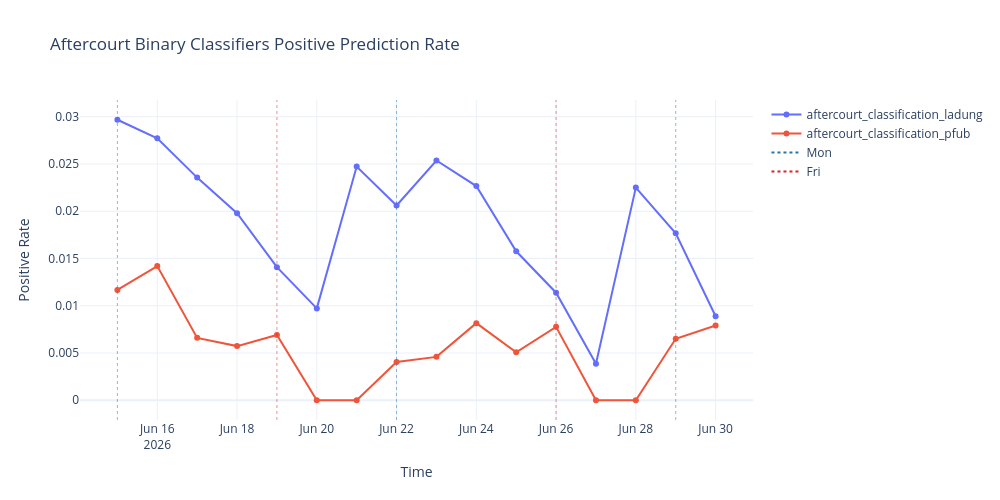

Here is the notebook cell this chart was saved with:
### Code cell
plot_time_series(df, title="Aftercourt Binary Classifiers Positive Prediction Rate", ylabel="Positive Rate")

### Figure 1 — Plotly figure (JSON) as saved in the notebook; plotly's stock layout.template omitted (floating-point values rounded to 4 significant figures)
{"data": [{"hovertemplate": "Metric=aftercourt_classification_ladung<br>Time=%{x}<br>Positive Rate=%{y}<extra></extra>", "legendgroup": "aftercourt_classification_ladung", "line": {"color": "#636efa", "dash": "solid"}, "marker": {"symbol": "circle"}, "mode": "lines+markers", "name": "aftercourt_classification_ladung", "orientation": "v", "showlegend": true, "type": "scatter", "x": ["2026-06-15T00:00:00.000000000", "2026-06-16T00:00:00.000000000", "2026-06-17T00:00:00.000000000", "2026-06-18T00:00:00.000000000", "2026-06-19T00:00:00.000000000", "2026-06-20T00:00:00.000000000", "2026-06-21T00:00:00.000000000", "2026-06-22T00:00:00.000000000", "2026-06-23T00:00:00.000000000", "2026-06-24T00:00:00.000000000", "2026-06-25T00:00:00.000000000", "2026-06-26T00:00:00.000000000", "2026-06-27T00:00:00.000000000", "2026-06-28T00:00:00.000000000", "2026-06-29T00:00:00.000000000", "2026-06-30T00:00:00.000000000"], "xaxis": "x", "y": [0.02968, 0.02772, 0.02356, 0.01979, 0.01408, 0.00972, 0.02473, 0.02061, 0.02537, 0.02266, 0.01576, 0.01138, 0.00386, 0.0225, 0.01767, 0.00889], "yaxis": "y"}, {"hovertemplate": "Metric=aftercourt_classification_pfub<br>Time=%{x}<br>Positive Rate=%{y}<extra></extra>", "legendgroup": "aftercourt_classification_pfub", "line": {"color": "#EF553B", "dash": "solid"}, "marker": {"symbol": "circle"}, "mode": "lines+markers", "name": "aftercourt_classification_pfub", "orientation": "v", "showlegend": true, "type": "scatter", "x": ["2026-06-15T00:00:00.000000000", "2026-06-16T00:00:00.000000000", "2026-06-17T00:00:00.000000000", "2026-06-18T00:00:00.000000000", "2026-06-19T00:00:00.000000000", "2026-06-20T00:00:00.000000000", "2026-06-21T00:00:00.000000000", "2026-06-22T00:00:00.000000000", "2026-06-23T00:00:00.000000000", "2026-06-24T00:00:00.000000000", "2026-06-25T00:00:00.000000000", "2026-06-26T00:00:00.000000000", "2026-06-27T00:00:00.000000000", "2026-06-28T00:00:00.000000000", "2026-06-29T00:00:00.000000000", "2026-06-30T00:00:00.000000000"], "xaxis": "x", "y": [0.01167, 0.0142, 0.0066, 0.00573, 0.0069, 0.0, 0.0, 0.00404, 0.00459, 0.00816, 0.00508, 0.00777, 0.0, 0.0, 0.0065, 0.00791], "yaxis": "y"}, {"hoverinfo": "skip", "line": {"color": "#1f77b4", "dash": "dot"}, "mode": "lines", "name": "Mon", "showlegend": true, "type": "scatter", "x": ["2026-06-15T00:00:00"], "y": [null]}, {"hoverinfo": "skip", "line": {"color": "#d62728", "dash": "dot"}, "mode": "lines", "name": "Fri", "showlegend": true, "type": "scatter", "x": ["2026-06-19T00:00:00"], "y": [null]}], "layout": {"height": 500, "hovermode": "x unified", "legend": {"title": {"text": ""}, "tracegroupgap": 0}, "shapes": [{"line": {"color": "#1f77b4", "dash": "dot", "width": 1}, "opacity": 0.5, "type": "line", "x0": "2026-06-15T00:00:00", "x1": "2026-06-15T00:00:00", "xref": "x", "y0": 0, "y1": 1, "yref": "y domain"}, {"line": {"color": "#d62728", "dash": "dot", "width": 1}, "opacity": 0.5, "type": "line", "x0": "2026-06-19T00:00:00", "x1": "2026-06-19T00:00:00", "xref": "x", "y0": 0, "y1": 1, "yref": "y domain"}, {"line": {"color": "#1f77b4", "dash": "dot", "width": 1}, "opacity": 0.5, "type": "line", "x0": "2026-06-22T00:00:00", "x1": "2026-06-22T00:00:00", "xref": "x", "y0": 0, "y1": 1, "yref": "y domain"}, {"line": {"color": "#d62728", "dash": "dot", "width": 1}, "opacity": 0.5, "type": "line", "x0": "2026-06-26T00:00:00", "x1": "2026-06-26T00:00:00", "xref": "x", "y0": 0, "y1": 1, "yref": "y domain"}, {"line": {"color": "#1f77b4", "dash": "dot", "width": 1}, "opacity": 0.5, "type": "line", "x0": "2026-06-29T00:00:00", "x1": "2026-06-29T00:00:00", "xref": "x", "y0": 0, "y1": 1, "yref": "y domain"}], "title": {"text": "Aftercourt Binary Classifiers Positive Prediction Rate"}, "width": 1000, "xaxis": {"anchor": "y", "domain": [0, 1], "title": {"text": "Time"}}, "yaxis": {"anchor": "x", "domain": [0, 1], "title": {"text": "Positive Rate"}}}}
